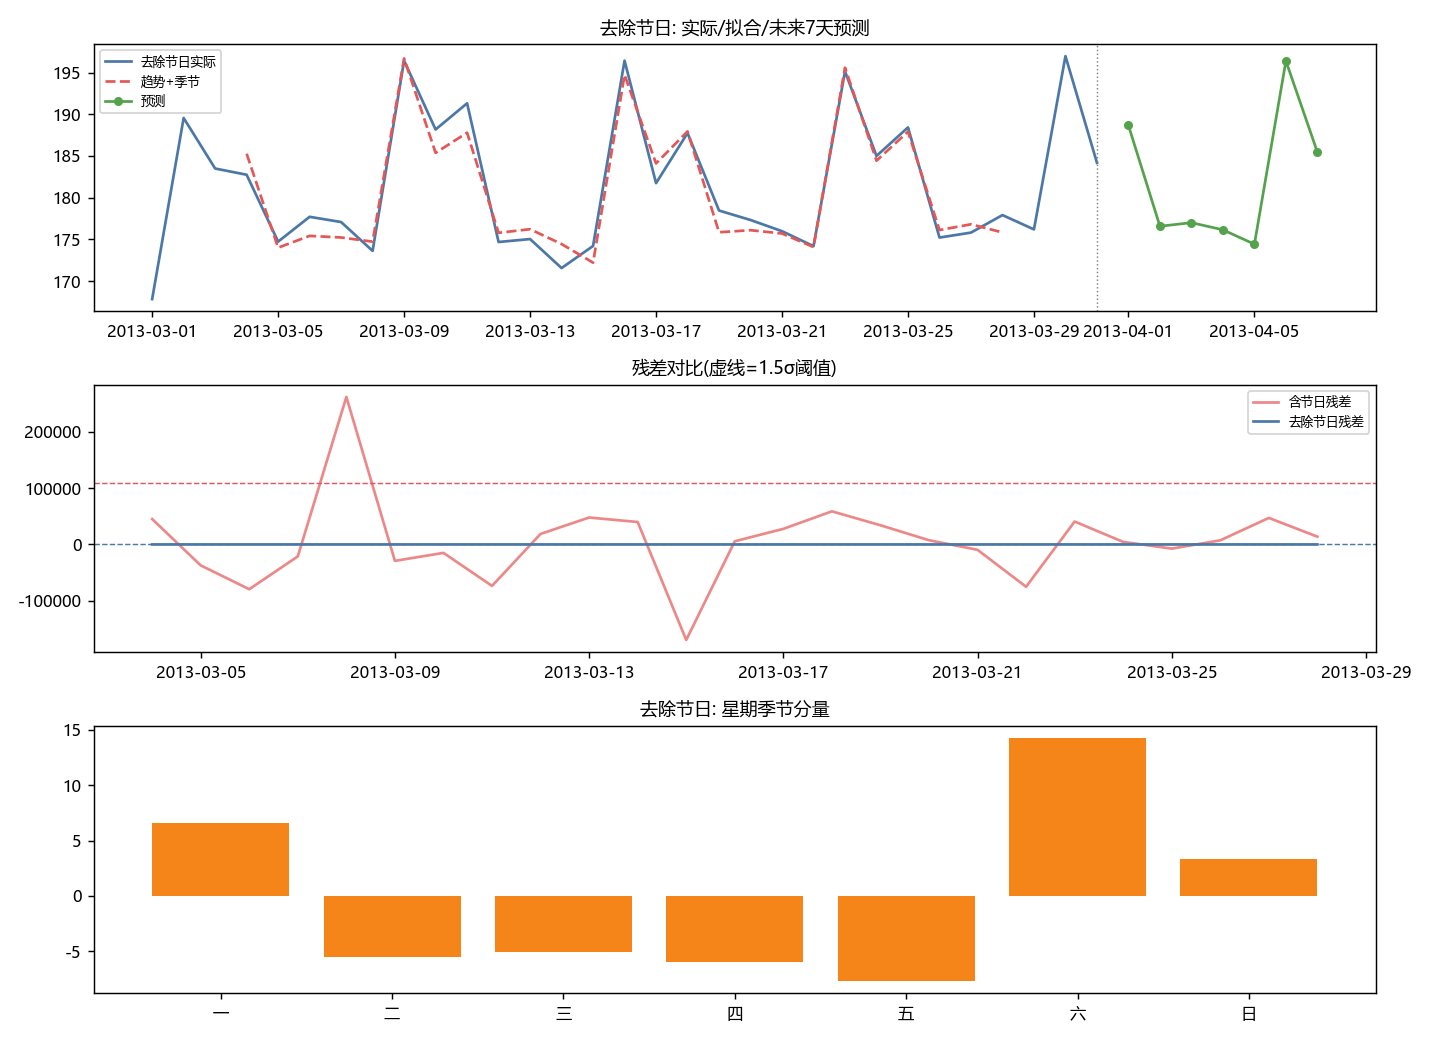

Write the Python code that produced this figure.
"""第10章 效应分解法-信用卡消费额(去除节日)预测 -> Python
原素材: 信用卡消费额_去除节日.xlsx + 信用卡消费额_含节日.xlsx
内涵: 对去除节日效应的日度消费额做 趋势+星期季节+残差 分解,
       残差应无显著正偏差(节日已剔除), 用趋势+季节外推未来7天预测;
       对比含节日版残差, 验证去除节日后预测更平稳.
"""
from pathlib import Path
import pandas as pd
import numpy as np
import matplotlib.pyplot as plt

plt.rcParams['font.sans-serif'] = ['Microsoft YaHei']
plt.rcParams['axes.unicode_minus'] = False
plt.rcParams['font.size'] = 9

ROOT = Path(__file__).resolve().parent.parent
B = ROOT / "CDA 教材资料2025" / "1《CDA 一级认证教材：商业数据分析》" / "第10章 使用效应分解方法做预报"


def decompose(dates, y, window=7):
    n = len(y)
    dow = pd.Series(dates).dt.dayofweek.values
    trend = pd.Series(y).rolling(window, center=True, min_periods=window).mean().values
    detrend = y - trend
    smean = {}
    for d in range(7):
        v = detrend[dow == d]; v = v[~np.isnan(v)]
        smean[d] = v.mean() if v.size else 0
    seasonal = np.array([smean[d] for d in dow])
    seasonal = seasonal - seasonal.mean()
    resid = y - trend - seasonal
    return trend, seasonal, resid, smean, dow


def forecast(dates, y, smean, days=7):
    last_trend = pd.Series(y).rolling(7, center=True, min_periods=7).mean().values
    last_trend = last_trend[~np.isnan(last_trend)][-3:].mean()
    future_dates = pd.date_range(dates[-1] + pd.Timedelta(days=1), periods=days)
    future_dow = future_dates.dayofweek.values
    s_bar = np.mean(list(smean.values()))
    future_seasonal = np.array([smean[d] - s_bar for d in future_dow])
    return future_dates, last_trend + future_seasonal


d_clean = pd.read_excel(B / "信用卡消费额_去除节日.xlsx")
d_clean["日期"] = pd.to_datetime(d_clean["日期"])
d_clean = d_clean.sort_values("日期").reset_index(drop=True)
y_c = d_clean.iloc[:, 1].values.astype(float)

d_raw = pd.read_excel(B / "信用卡消费额_含节日.xlsx", sheet_name="pos")
d_raw["date"] = pd.to_datetime(d_raw["date"])
d_raw = d_raw.sort_values("date").reset_index(drop=True)
y_r = d_raw["amount"].values.astype(float)

tr_c, se_c, re_c, sm_c, dow_c = decompose(d_clean["日期"], y_c)
tr_r, se_r, re_r, sm_r, dow_r = decompose(d_raw["date"], y_r)
thr_c = 1.5 * np.nanstd(re_c)
thr_r = 1.5 * np.nanstd(re_r)
fest_c = re_c > thr_c
fest_r = re_r > thr_r
fc_dates, fc_vals = forecast(d_clean["日期"].values, y_c, sm_c, days=7)

print(f"去除节日: 残差std={np.nanstd(re_c):.2f} 节日效应日={fest_c.sum()}")
print(f"含节日:   残差std={np.nanstd(re_r):.0f} 节日效应日={fest_r.sum()}")
print(f"残差波动比(含/去): {np.nanstd(re_r)/np.nanstd(re_c):.1f}倍")
print("\n== 去除节日 未来7天预测 ==")
for dt, v in zip(fc_dates, fc_vals):
    print(f"  {dt.strftime('%Y-%m-%d')}  预测{v:.1f}")

fig, axes = plt.subplots(3, 1, figsize=(11, 8), sharex=False)
axes[0].plot(d_clean["日期"], y_c, color="#4C78A8", label="去除节日实际")
axes[0].plot(d_clean["日期"], tr_c + se_c, color="#E45756", ls="--", label="趋势+季节")
axes[0].plot(fc_dates, fc_vals, color="#54A24B", ls="-", marker="o", ms=4, label="预测")
axes[0].axvline(d_clean["日期"].iloc[-1], color="gray", ls=":", lw=0.8)
axes[0].set_title("去除节日: 实际/拟合/未来7天预测", fontsize=10); axes[0].legend(fontsize=7)
axes[1].plot(d_raw["date"], re_r, color="#E45756", alpha=0.7, label="含节日残差")
axes[1].plot(d_clean["日期"], re_c, color="#4C78A8", label="去除节日残差")
axes[1].axhline(thr_r, color="#E45756", ls="--", lw=0.8)
axes[1].axhline(thr_c, color="#4C78A8", ls="--", lw=0.8)
axes[1].set_title("残差对比(虚线=1.5σ阈值)", fontsize=10); axes[1].legend(fontsize=7)
wd = ["一", "二", "三", "四", "五", "六", "日"]
s_bar = np.mean(list(sm_c.values()))
sv = [sm_c[d] - s_bar for d in range(7)]
axes[2].bar(wd, sv, color="#F58518")
axes[2].set_title("去除节日: 星期季节分量", fontsize=10)
plt.tight_layout()
out = Path(__file__).resolve().parent / "第10章_信用卡去除节日预测.png"
plt.savefig(out, dpi=130)
print(f"\n图已保存: {out.name}")
